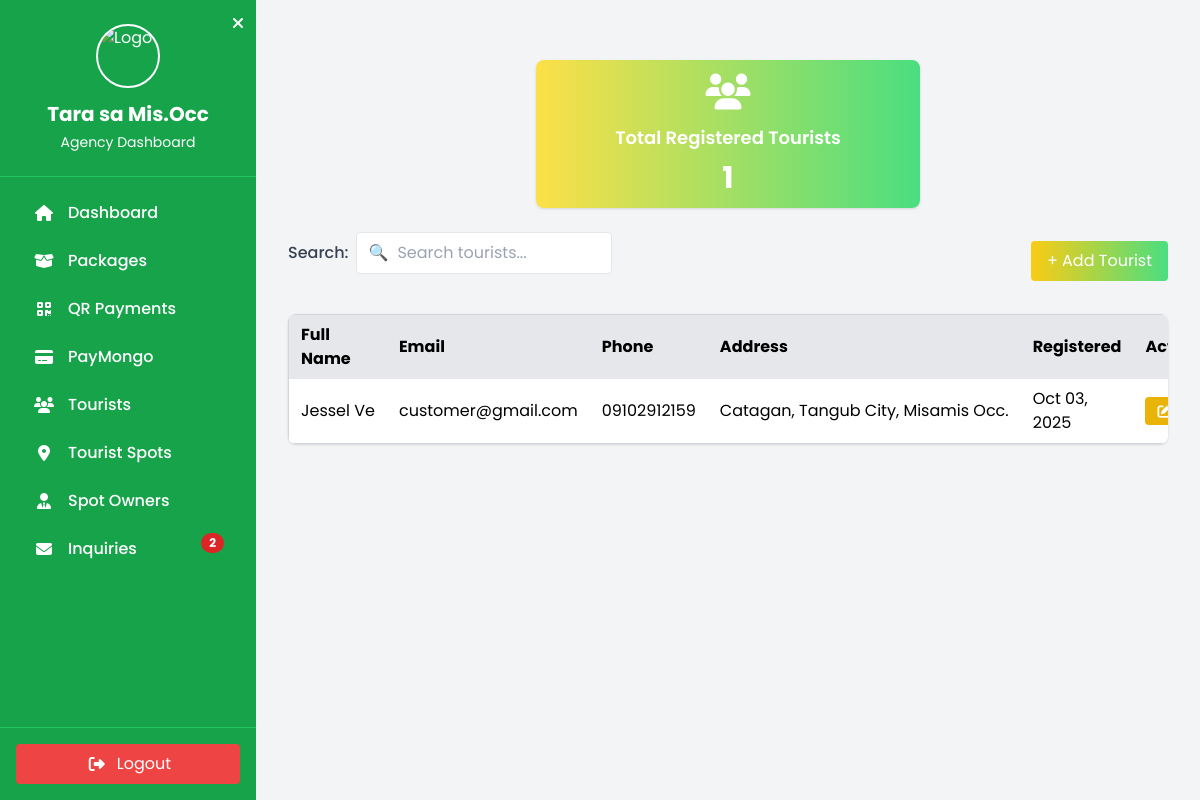
/admin/agency_registered_tourist.php (signed in), run on the app's committed database.
### tables this page shows
CREATE TABLE `tourists` (
  `id` int(10) UNSIGNED NOT NULL,
  `fullname` varchar(100) NOT NULL,
  `address` varchar(255) DEFAULT NULL,
  `email` varchar(100) NOT NULL,
  `password` varchar(255) NOT NULL,
  `profile_image` varchar(255) DEFAULT NULL,
  `phone_number` varchar(20) DEFAULT NULL,
  `status` enum('active','inactive') DEFAULT 'active',
  `created_at` datetime DEFAULT current_timestamp()
);

### admin/agency_registered_tourist.php (the view, shortened to what this page needs)
 <?php
 include '../config/db_connect.php';
 $limit = 8;
 $page = max(1, intval($_GET['page'] ?? 1));
 $offset = ($page - 1) * $limit;
 $where = '';
 $params = [];
 $param_types = '';
 if ($where) {
     $stmt = $conn->prepare("SELECT COUNT(*) AS total FROM tourists $where");
     $stmt->bind_param($param_types, ...$params);
     $stmt->execute();
     $total_tourists = $stmt->get_result()->fetch_assoc()['total'] ?? 0;
     $stmt->close();
 } else {
     $total_tourists = $conn->query("SELECT COUNT(*) AS total FROM tourists")->fetch_assoc()['total'] ?? 0;
 }
 if ($where) {
     $query = "SELECT * FROM tourists $where ORDER BY created_at DESC LIMIT ?, ?";
     $stmt = $conn->prepare($query);
     $stmt->bind_param($param_types . "ii", ...array_merge($params, [$offset, $limit]));
 } else {
     $stmt = $conn->prepare("SELECT * FROM tourists ORDER BY created_at DESC LIMIT ?, ?");
     $stmt->bind_param("ii", $offset, $limit);
 }
 $stmt->execute();
 $res = $stmt->get_result();
 ?>
 <!DOCTYPE html>
 <html lang="en">
 <head>
 <script src="https://cdn.tailwindcss.com"></script>
 <link rel="stylesheet" href="https://cdnjs.cloudflare.com/ajax/libs/font-awesome/6.5.0/css/all.min.css"/>
 <link rel="stylesheet" href="css/style.css">
 </head>
<body class="bg-gray-100 font-[Poppins]">
<?php include 'sidebar.php'; ?>
   <div id="mainContent" class="flex-1">
   <main class="max-w-5xl mx-auto mt-1">
 <div class="max-w-sm mx-auto bg-gradient-to-r from-yellow-300 to-green-400 shadow rounded-lg p-3 text-center mb-6 text-white">
   <div class="flex justify-center mb-3"><i class="fas fa-users text-4xl"></i></div>
   <h2 class="text-lg font-semibold">Total Registered Tourists</h2>
   <p class="text-3xl font-bold mt-2"><?= $total_tourists ?></p>
 </div>
 <div class="flex items-center justify-between mb-6">
   <div class="flex items-center space-x-2 mb-4">
 <label for="liveSearch" class="font-medium text-gray-700">Search:</label>
 <div class="relative">
   <span class="absolute inset-y-0 left-0 flex items-center pl-3 text-gray-400">🔍</span>
   <input type="text" id="liveSearch" placeholder="Search tourists..."
     class="p-2 pl-10 border rounded w-64 focus:ring focus:ring-green-400 focus:outline-none">
   </div>
 </div>
 <button onclick="openModal()" class="bg-gradient-to-r from-yellow-400 to-green-400 text-white px-4 py-2 rounded hover:from-orange-500 hover:to-green-500">+ Add Tourist</button>
 </div>
 <div class="overflow-x-auto bg-white shadow rounded-lg">
 <table id="touristTable" class="w-full border-collapse border border-gray-300">
   <thead class="bg-gray-200">
     <tr>
       <th class="px-3 py-2 text-left">Full Name</th>
       <th class="px-3 py-2 text-left">Email</th>
       <th class="px-3 py-2 text-left">Phone</th>
       <th class="px-3 py-2 text-left">Address</th>
       <th class="px-3 py-2 text-left">Registered</th>
       <th class="px-3 py-2 text-left">Actions</th>
     </tr>
   </thead>
   <tbody class="bg-white divide-y divide-gray-200">
     <?php while ($row = $res->fetch_assoc()): ?>
       <tr>
         <td class="px-3 py-2 max-w-xs truncate" title="<?= htmlspecialchars($row['fullname']) ?>">
           <?= htmlspecialchars($row['fullname']) ?>
         </td>
         <td class="px-3 py-2 max-w-xs truncate" title="<?= htmlspecialchars($row['email']) ?>">
           <?= htmlspecialchars($row['email']) ?>
         </td>
         <td class="px-3 py-2 max-w-xs truncate" title="<?= htmlspecialchars($row['phone_number']) ?>">
           <?= htmlspecialchars($row['phone_number']) ?>
         </td>
         <td class="px-3 py-2 max-w-xs truncate" title="<?= !empty($row['address']) ? htmlspecialchars($row['address']) : 'N/A' ?>">
           <?= !empty($row['address']) ? htmlspecialchars($row['address']) : 'N/A' ?>
         </td>
         <td class="px-3 py-2">
           <?= date('M d, Y', strtotime($row['created_at'])) ?>
         </td>
         <td class="px-3 py-2">
           <div class="flex space-x-2">
   <button class="flex items-center bg-yellow-500 text-white px-3 py-1 rounded hover:bg-yellow-600 text-sm edit-btn"
     data-id="<?= $row['id'] ?>"
     data-fullname="<?= htmlspecialchars($row['fullname'], ENT_QUOTES) ?>"
     data-email="<?= htmlspecialchars($row['email'], ENT_QUOTES) ?>"
     data-phone="<?= htmlspecialchars($row['phone_number'], ENT_QUOTES) ?>"
     data-address="<?= htmlspecialchars($row['address'], ENT_QUOTES) ?>">
     <i class="fas fa-edit mr-1"></i> Edit
   </button>
   </div>
       </td>
     </tr>
   <?php endwhile; ?>
 </tbody>
 </table>
 </div>
 </div>
 </body>
 </html>

### admin/css/style.css (style rules this page uses)
body { font-family: "Poppins"; min-height: 100vh; background-color: #f3f4f6; }
#mainContent { margin-left: 16rem; padding: 2rem; }

### data on the page
tourists: fullname "Jessel Ve", email "customer@gmail.com", phone_number "09102912159", address "Catagan, Tangub City, Misamis Occ.", created_at "Oct 03, 2025"

### other printed values
$unread_msg_count "2"
$total_tourists "1"
